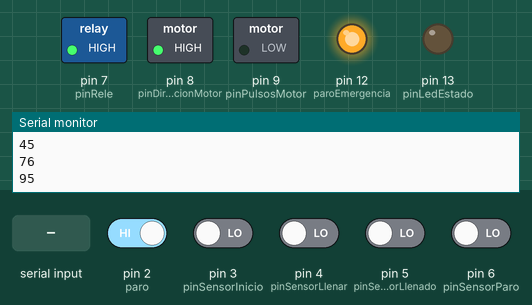
The sketch below on a simulated Arduino Uno, built with avr-gcc and run on an emulated ATmega328P. Parts: switched loads named in the sketch (green lamp = pin HIGH), output pins drawn as LEDs (lit = HIGH), the last lines printed to the serial monitor. The inputs (shaded band) are chosen by the test bench; at power-on: pin 2 (paro) HIGH, pin 3 (pinSensorInicio), pin 4 (pinSensorLlenar), pin 5 (pinSensorLlenado), pin 6 (pinSensorParo) LOW. Random numbers use the default seed unless the sketch sets one.

Above: at 1.2 s.
1.3 s: pin 2 (paro) driven LOW
At 1.8 s:
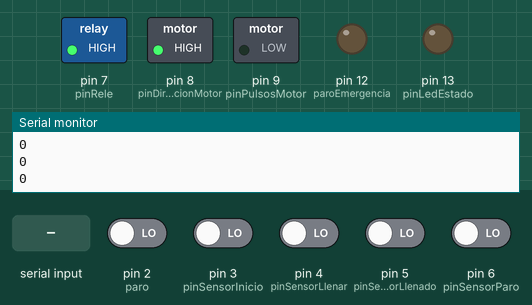
2.8 s: "1\n" received over the second serial link
Timing chart, 0 to 5.8 s (numbered marks = the images above; inputs shaded):
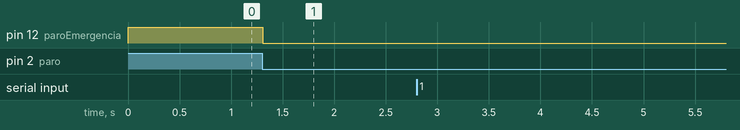

Measured:
- after the input at 1.3 s, pin 12 (paroEmergencia): HIGH → LOW at once

The sketch:

Silo-Arduino.ino
```cpp
//LIBRERIAS
#include <SoftwareSerial.h>

//PINES DEL ATMEGA 328P-U
//Sensores IR
const int pinSensorInicio = 3;
const int pinSensorLlenar = 4;
const int pinSensorLlenado = 5;
const int pinSensorParo = 6;
//Electrovalvula
const int pinRele = 7;
//Motor a pasos
const int pinDireccionMotor = 8;
const int pinPulsosMotor = 9;
//Modulo bluetooth
const int pinRecepcionBT = 10;
const int pinTransmicionBT = 11;
//PARO DE EMERGENCIA
const int paro = 2;
const int paroEmergencia = 12;
//Estado
const int pinLedEstado = 13;
int tiempoTolva = 4000;

//VARIABLES DE ESTADO
boolean arranque = false;
boolean inicio = false;
boolean llenando = false;
boolean llenado = false;
boolean terminado = false;
unsigned long tiempo1 = 0;
unsigned long tiempo2 = 0;
int estatusCaja = 0;
String comandoBT = "";

//INSTANCIAMOS LA CLASE SOFTWARESERIAL EN EL OBJETO BLUETOOTH
SoftwareSerial bluetooth(pinRecepcionBT, pinTransmicionBT);

//FUNCION DE CONFIGURACIÓN
void setup(){
  //Iniciamos la comunicación serial del bluetooth y del arduino
  Serial.begin(9600);
  bluetooth.begin(9600);
  Serial.println("Comenzando");
  //Declaramos pines de entrada y de salida
  //ENTRADAS
  pinMode(pinSensorInicio, INPUT);
  pinMode(pinSensorLlenar, INPUT);
  pinMode(pinSensorLlenado, INPUT);
  pinMode(pinSensorParo, INPUT);
  pinMode(paro, INPUT);
  //SALIDAS
  pinMode(pinDireccionMotor, OUTPUT);
  pinMode(pinPulsosMotor, OUTPUT);
  pinMode(pinLedEstado, OUTPUT);
  pinMode(pinRele, OUTPUT);
  pinMode(paroEmergencia, OUTPUT);
  //VALORES DE INICIO
  digitalWrite(pinRele, HIGH);
  digitalWrite(pinDireccionMotor, HIGH);
  digitalWrite(pinPulsosMotor, LOW);
  //digitalWrite(paroEmergencia, HIGH);
}

//FUNCION PARA MANDAR DEL ARDUINO A LA HMI
void mandarStatus(String mensaje){
    char arreglo[50];
    mensaje.toCharArray(arreglo, 50);
    bluetooth.write(arreglo);
    Serial.println(mensaje);
}

//FUNCION PARA ENCENDER LA BANDA TRANSPORTADORA
void encenderMotor(){
    digitalWrite(pinPulsosMotor, HIGH);
    delayMicroseconds(1000);
    digitalWrite(pinPulsosMotor, LOW);
    delayMicroseconds(1000);
}

//CICLO INFINITO
void loop(){
    //Obtener instruccion desde el bluetooth
    if(bluetooth.available()){
        comandoBT = "";
        char c = bluetooth.read();
        while( c != '\n' ){
            comandoBT = comandoBT + c ;
            c = bluetooth.read();
        }
        if(comandoBT == "1"){
            arranque = true;
            Serial.println("Encendida!");
        }else if(comandoBT == "0"){
            arranque = false;
            Serial.println("Apagada!");
        }
    }
    //Iniciamos el proceso desde la HMI
    if(arranque){
        boolean SensorInicio = digitalRead(pinSensorInicio);
        boolean SensorLlenar = digitalRead(pinSensorLlenar);
        boolean SensorLlenado = digitalRead(pinSensorLlenado);
        boolean SensorParo = digitalRead(pinSensorParo);
        //INICIO
        if(estatusCaja == 0){
            if(!SensorInicio){
                inicio = true;
                estatusCaja = 1;
                delay(2000);
                mandarStatus("1,1\n");
            }
        }
        //LLENANDO
        if(estatusCaja == 1){
            if(!SensorLlenar){
                inicio = false;
                llenando = true;
                estatusCaja = 2;
                delay(2000);
                digitalWrite(pinRele, LOW);
                mandarStatus("1,2\n");
                tiempo1 = millis();
            }
        }
        //LLENADO
        if(estatusCaja == 2){
            tiempo2 = millis();
            if(!SensorLlenado || tiempo2 > (tiempo1+tiempoTolva)){
                tiempo1 = millis();
                llenando = false;
                llenado = true;
                estatusCaja = 3;
                digitalWrite(pinRele, HIGH);
                mandarStatus("1,3\n");
                delay(2000);
            }
        }
        //TERMINADO
        if(estatusCaja == 3){
            if(!SensorParo){
                llenado = false;
                terminado = true;
                estatusCaja = 4;
                mandarStatus("1,4\n");
            }
        }
        if(estatusCaja == 4){
            inicio = false;
            llenando = false;
            llenado = false;
            terminado = false;
            estatusCaja = 0;
            mandarStatus("2,1\n");
            delay(2000);
        }
        if(inicio || llenado){
            encenderMotor();
            digitalWrite(pinLedEstado, HIGH);
        }else{
            digitalWrite(pinLedEstado, LOW);
        }
    }
    if(digitalRead(paro) == 0){
      Serial.println(digitalRead(paroEmergencia));
      digitalWrite(paroEmergencia, LOW);
    }else{
      digitalWrite(paroEmergencia, HIGH);
      Serial.println(random(1, 100));
    }
}
```
